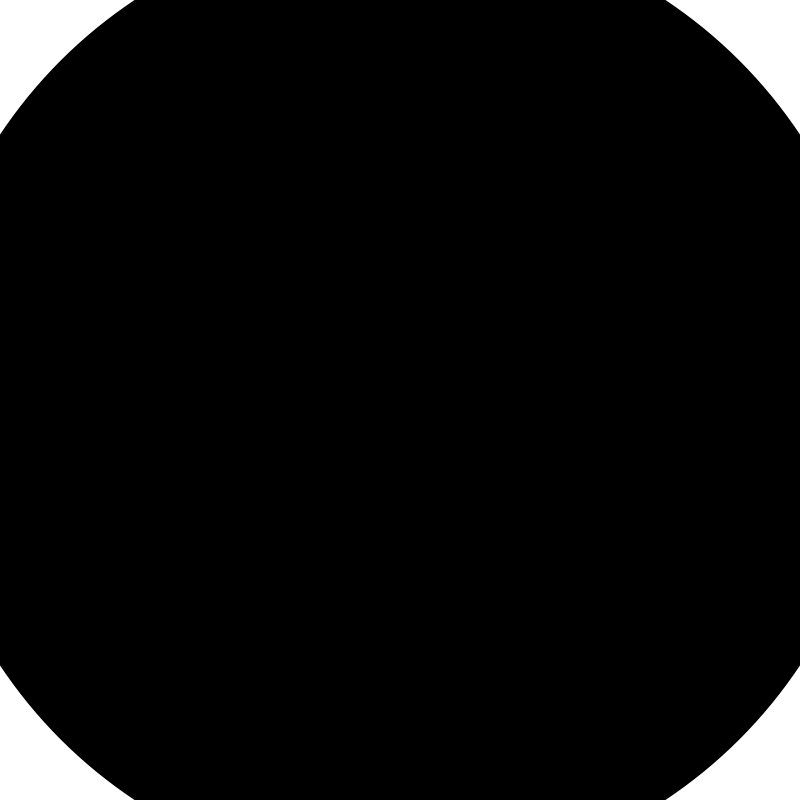
Frame 1 (no input)
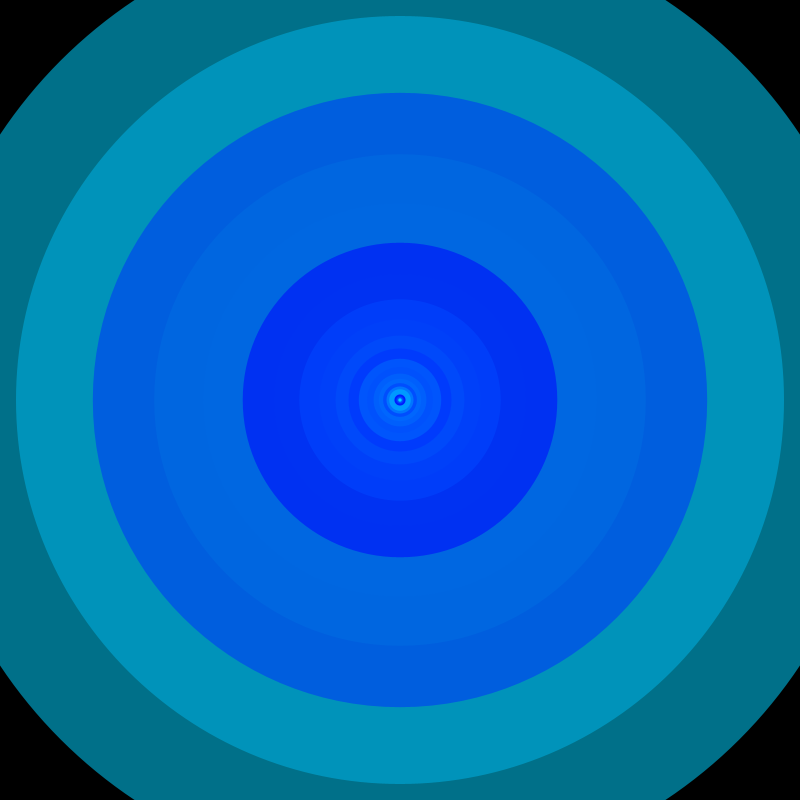
Frame 60 (the mouse pressed at the canvas centre just before this capture)
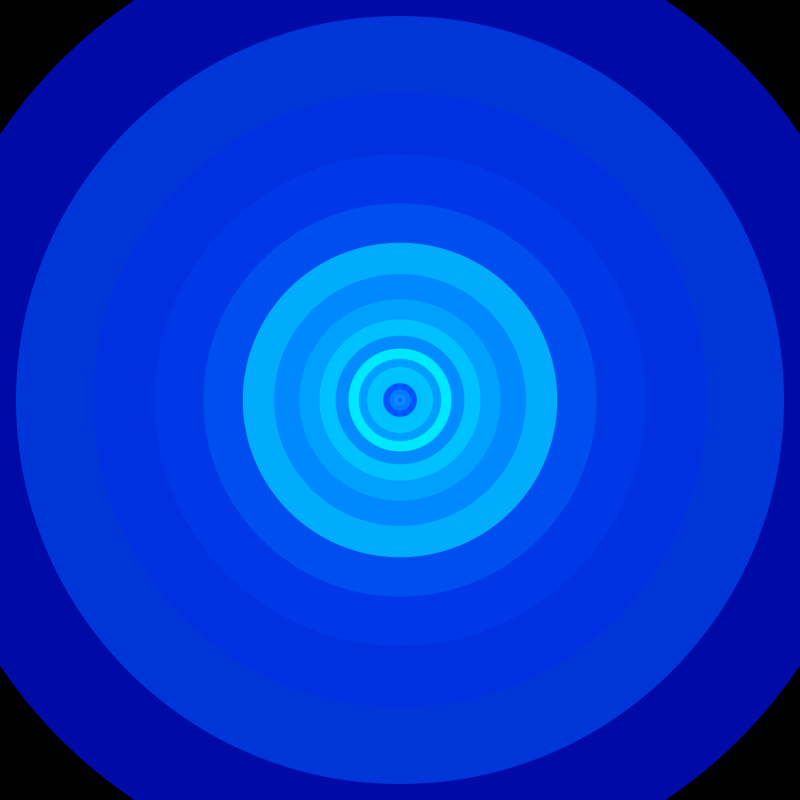
Frame 120 (the mouse held since frame 60 and released just before this capture)

The Processing sketch that drew these frames (run headless with seeded random() and noise(); from frame 60 on, the mouse is pressed at the canvas centre):

// Processing sketch: recursive_circles
// ── recursive_circles.pde
void setup()
    {
      
      size ( 800,800);
      background( 0);
      frameRate(20);
      
    }
void draw()
      {
        
        background(0);
        
        drawCircle ( 400,400,1200);
        
      }
      
void drawCircle(float x , float y , float radius)
                {
                  ellipse( x,y,radius, radius);
                  if ( radius > 2)
                      {
                        radius *=0.8f;
                        noStroke();
                        if ( frameCount%2 ==0) 
                          fill(0,random(255),255,random(255));
                        else
                          fill(0,0,0,255);
                        
                        drawCircle( x, y, radius);
                      }
                }
                
                  
        
    
